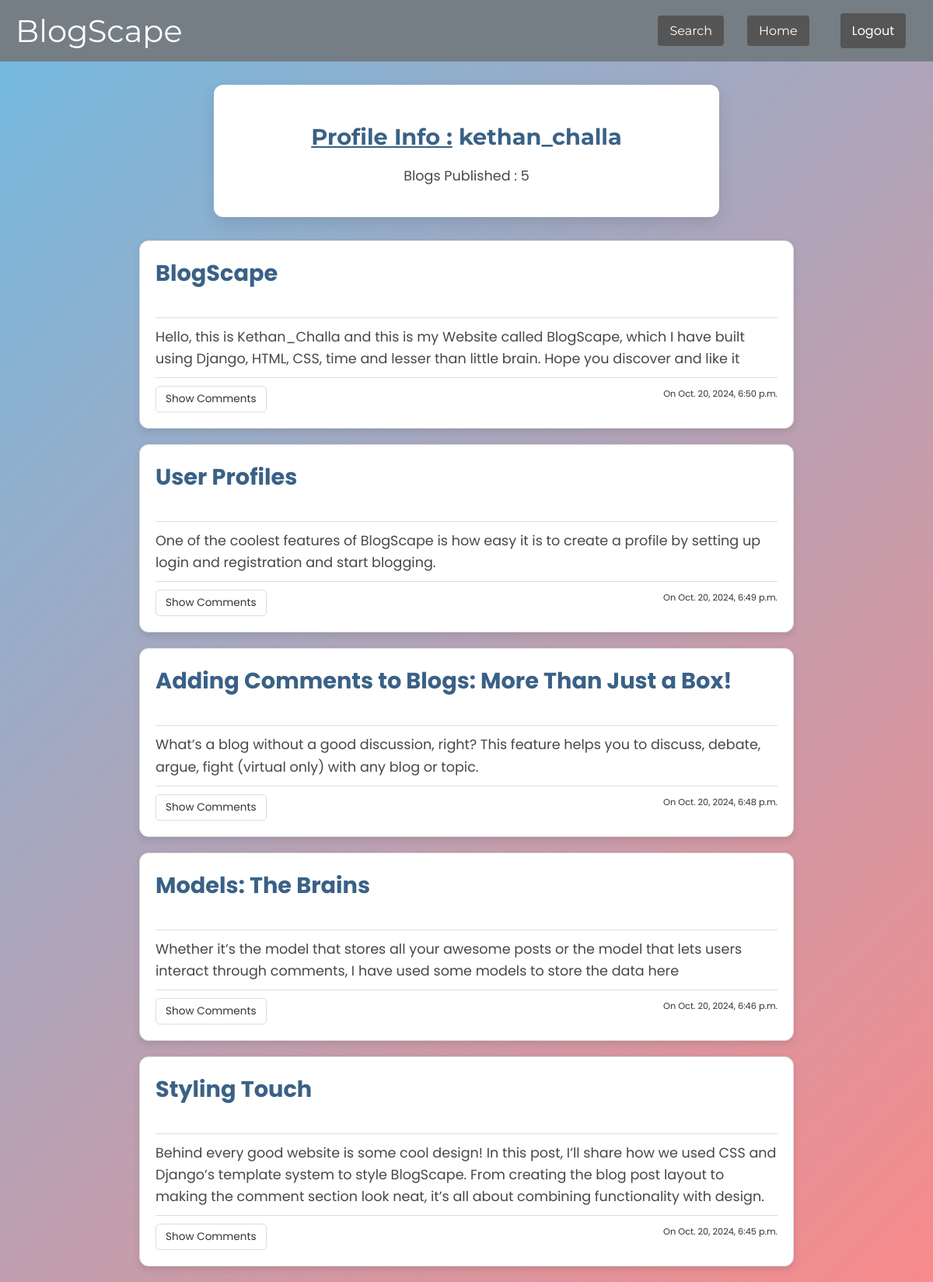
/profile/kethan_challa/ (signed in), run on the app's committed database.
### blogs/models.py (models this page shows, shortened)
class blog (models.Model) :
    title = models.CharField(max_length=100)
    content = models.TextField()
    author_name = models.ForeignKey(User, on_delete=models.CASCADE)
    time = models.DateTimeField(default=datetime.now)
    class Meta :
        ordering = ('-time', )

### user/views.py (the view, shortened to what this page needs)
# urls.py: path('profile/<str:username1>/',profile, name='ProfilePage'  ),
def profile (request,username1) :
    user_self =  request.user.username
    user = User.objects.get(username=user_self)
    user1 = User.objects.filter( username=  username1).first()
    if user_self == username1 :
        blogs_by_user = blog.objects.filter(author_name = user)
        total = blogs_by_user.count()
        context = {
        'blog_by_author' :  blogs_by_user,
        'total' : total,
        'username' : user_self,
        'email' : request.user.email
        }
    return render (request, 'user/profile.html', context )

### templates/user/profile.html (shortened to what this page needs)
{% load static %}
<!DOCTYPE html>
<html lang="en">
<head>
    <link rel="stylesheet" href="{% static 'blogs/css/profile3.css' %}">
</head>
<body>
    <nav class="navbar">
        <div class="navbar-brand">BlogScape</div>
        <ul class="navbar-menu">
            <li><a href="{% url 'SearchPage'%}" >Search</a></li>
            <li><a href="{% url 'BlogPage' %}">Home</a></li>
            <form action="{% url 'LogoutPage' %}" method="post">
                <button type="submit">Logout</button>
            </form>
        </ul>
    </nav>
    <div class="profile-container">
        <h2><u>Profile Info :</u> {{ username }}</h2>
        <p>
            Blogs Published : {{ total}}
        </p>
    </div>
    {% block content %}
    {% for i in blog_by_author %}
    <div class="blogpost">
        <div class="title">
            <h2>{{ i.title }}</h2>
            <br>
        </div>
        <div class="content">
            {{ i.content }}
        </div>
        <div class="other_details">
            <a href="{% url 'BlogDetail' i.id %}" class="show-comments">Show Comments</a>
            <div class="author-details">
                <span class="post-time"><small>On {{ i.time }}</small></span>
            </div>
        </div>
    </div>
    {% endfor %}
    {% endblock content %}
</body>
</html>

### static/blogs/css/profile3.css (style rules this page uses)
body { font-family: 'Poppins', sans-serif; margin: 0; padding: 0; background: linear-gradient(135deg, #71bae1, #f77878dc); color: #333; }
.navbar { display: flex; justify-content: space-between; align-items: center; background-color: #757e85; padding: 15px 20px; font-family: 'Montserrat', sans-serif; }
.navbar-brand { font-family: 'Montserrat', sans-serif; color: #fff; margin: 0; font-size: 40px; }
.navbar-menu { list-style-type: none; margin: 0; padding: 0; display: flex; align-items: center; }
.navbar-menu li, .navbar-menu form { margin: 0 15px; }
.navbar-menu a, .navbar-menu button { display: inline-block; background-color: #555; color: #fff; text-decoration: none; padding: 10px 15px; border: none; border-radius: 4px; transition: background-color 0.3s ease, transform 0.3s ease; }
.navbar-menu button { cursor: pointer; }
.navbar-menu form { display: inline; }
.profile-container { background-color: #fff; padding: 25px; border-radius: 12px; box-shadow: 0 8px 20px rgba(0, 0, 0, 0.1); max-width: 600px; width: 100%; margin: 30px auto; text-align: center; transition: box-shadow 0.3s ease; }
.profile-container h2 { margin-bottom: 20px; font-family: 'Montserrat', sans-serif; font-size: 1.8rem; color: #3a6186; }
.profile-container p { margin: 15px 0; font-size: 1.1rem; color: #494646; }
.blogpost { background-color: #fff; border: 1px solid #ddd; border-radius: 12px; margin: 20px auto; padding: 20px; max-width: 800px; box-shadow: 0 4px 10px rgba(0, 0, 0, 0.1); transition: box-shadow 0.3s ease; }
.blogpost .title { border-bottom: 1px solid #ddd; padding-bottom: 10px; margin-bottom: 10px; }
.blogpost .title h2 { margin: 0; font-size: 1.8em; color: #3a6186; }
.blogpost .content { font-size: 1.1em; line-height: 1.6; color: #494646; }
.blogpost .other_details { border-top: 1px solid #ddd; padding-top: 10px; margin-top: 10px; font-size: 0.9em; display: flex; justify-content: space-between; align-items: flex-start; color: #617077; }
.show-comments { font-size: 0.85rem; padding: 6px 12px; margin-right: auto; text-decoration: none; background-color: #fff; color: #333; border: 1px solid #ddd; border-radius: 5px; transition: background-color 0.3s ease, color 0.3s ease; }
.author-details { text-align: right; font-size: 0.85rem; color: #333; }
.author-details .author-name, .author-details .post-time { display: block; }
button { font-family: 'Poppins', sans-serif; padding: 0.8rem; background-color: #f77878dc; color: #fff; font-size: 1rem; margin-left: 10px; border: none; border-radius: 8px; cursor: pointer; transition: background-color 0.3s ease, transform 0.3s ease; }

### data on the page
blog: title "BlogScape", content "Hello, this is Kethan_Challa and this is my Website called BlogScape, which I have built using Django, HTML, CSS, time and lesser than little brain. Hope you discover and like it", time "Oct. 20, 2024, 6:50 p.m."
blog: title "User Profiles", content "One of the coolest features of BlogScape is how easy it is to create a profile by setting up login and registration and start blogging.", time "Oct. 20, 2024, 6:49 p.m."
blog: title "Adding Comments to Blogs: More Than Just a Box!", content "What’s a blog without a good discussion, right? This feature helps you to discuss, debate, argue, fight (virtual only) with any blog or topic.", time "Oct. 20, 2024, 6:48 p.m."
blog: title "Models: The Brains", content "Whether it’s the model that stores all your awesome posts or the model that lets users interact through comments, I have used some models to store the data here", time "Oct. 20, 2024, 6:46 p.m."
blog: title "Styling Touch", content "Behind every good website is some cool design! In this post, I’ll share how we used CSS and Django’s template system to style BlogScape. From creating the blog post layout to making the comment section look neat, it’s all about combining functionality with design.", time "Oct. 20, 2024, 6:45 p.m."

### other printed values
{{ username }} "kethan_challa"
{{ total }} "5"
